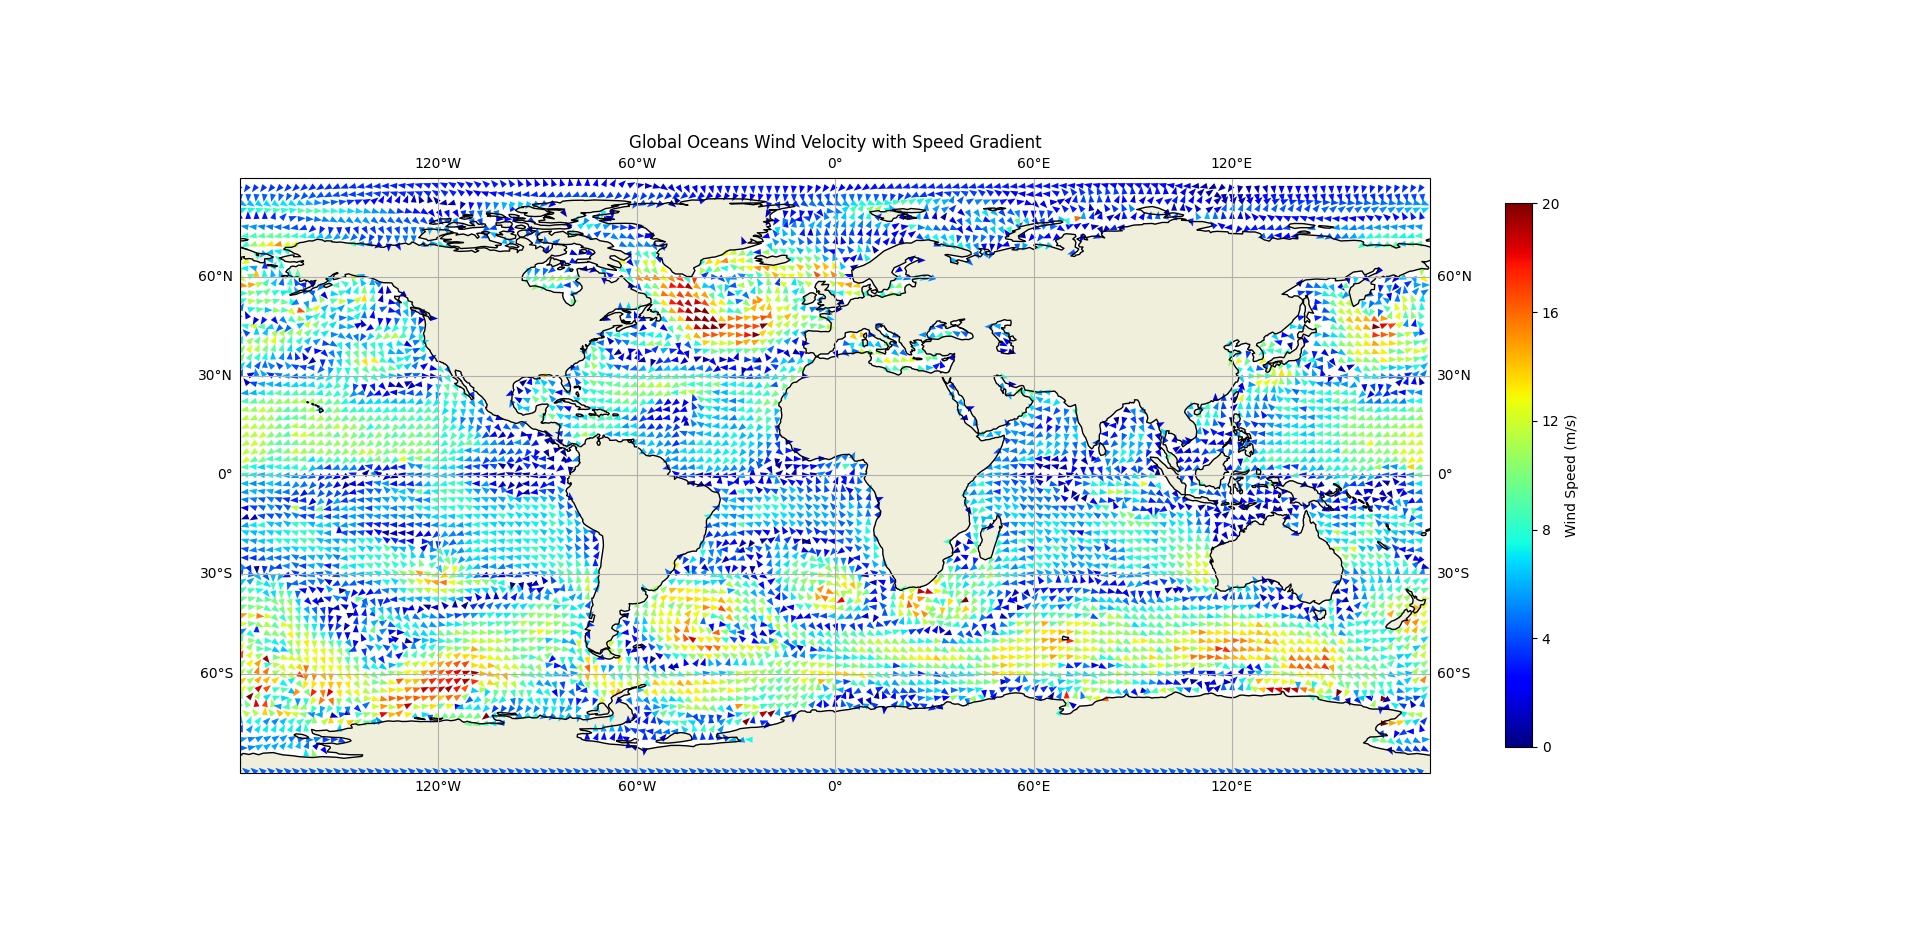

The script that drew this image:
import numpy as np
import matplotlib.pyplot as plt
import cartopy.crs as ccrs
import cartopy.feature as cfeature
from netCDF4 import Dataset
from shapely.geometry import Point
from shapely.prepared import prep

# Load the dataset
dataset_path = '/mnt/c/Users/ASUS/Downloads/NICES_EOS06_SCTL4WW_20240305/E06SCTL4WW_20240305_01_12km_v1.0.2.nc'
dataset = Dataset(dataset_path)

# Extract the necessary data
latitude = dataset.variables['latitude'][:]
longitude = dataset.variables['longitude'][:]
WS = dataset.variables['WS'][0, :, :]
WD = dataset.variables['WD'][0, :, :]

# Convert wind direction and speed to U and V components
U = -WS * np.sin(np.radians(WD))
V = -WS * np.cos(np.radians(WD))

# Adjust longitudes to be in the range -180 to 180 degrees
longitude_adjusted = (longitude + 180) % 360 - 180

# Subsample the data for faster plotting (e.g., every 20th point)
subsample = 20
lat_sub = latitude[::subsample]
lon_sub = longitude_adjusted[::subsample]
U_sub = U[::subsample, ::subsample].T  # Transpose U_sub
V_sub = V[::subsample, ::subsample].T  # Transpose V_sub
WS_sub = WS[::subsample, ::subsample].T  # Transpose WS_sub

# Create a meshgrid for the subsampled latitude and longitude
lon_mesh, lat_mesh = np.meshgrid(lon_sub, lat_sub)

# Normalize wind vectors for uniform arrow size
magnitude = np.sqrt(U_sub**2 + V_sub**2)
U_norm = U_sub / magnitude
V_norm = V_sub / magnitude

# Create the plot and projection
fig = plt.figure(figsize=(15, 10))
ax = plt.axes(projection=ccrs.PlateCarree(central_longitude=0))

ax.set_extent([-180, 180, -90, 90], crs=ccrs.PlateCarree())
ax.coastlines()
ax.add_feature(cfeature.LAND, zorder=0)

# Prepare land geometry for masking
land_feature = cfeature.NaturalEarthFeature('physical', 'land', '10m')
land_geoms = list(land_feature.geometries())
land_geom_prep = [prep(geom) for geom in land_geoms]

# Create a mask for land areas
def is_land(lon, lat):
    point = Point(lon, lat)
    return any(geom.contains(point) for geom in land_geom_prep)

# Apply land mask to U, V and WS components
mask = np.array([[is_land(lon, lat) for lon in lon_sub] for lat in lat_sub])
U_sub[mask] = np.nan
V_sub[mask] = np.nan
WS_sub[mask] = np.nan

# Use a colormap to represent the wind speed
norm = plt.Normalize(0, 20)
cmap = plt.cm.jet

# Create the quiver plot with uniform arrow size and color coding based on wind speed
q = ax.quiver(lon_mesh, lat_mesh, U_norm, V_norm, WS_sub, 
              transform=ccrs.PlateCarree(), scale=150, cmap=cmap, norm=norm, 
              headlength=4, headaxislength=4, headwidth=3)

# Add a color bar
cbar = plt.colorbar(q, ax=ax, orientation='vertical', shrink=0.75)
cbar.set_label('Wind Speed (m/s)')
cbar.set_ticks([0, 4, 8, 12, 16, 20])
cbar.set_ticklabels([0, 4, 8, 12, 16, 20])

# Add additional map features
ax.gridlines(draw_labels=True)
ax.set_title('Global Oceans Wind Velocity with Speed Gradient')

# Show the plot
plt.show()

# Close the dataset
dataset.close()
